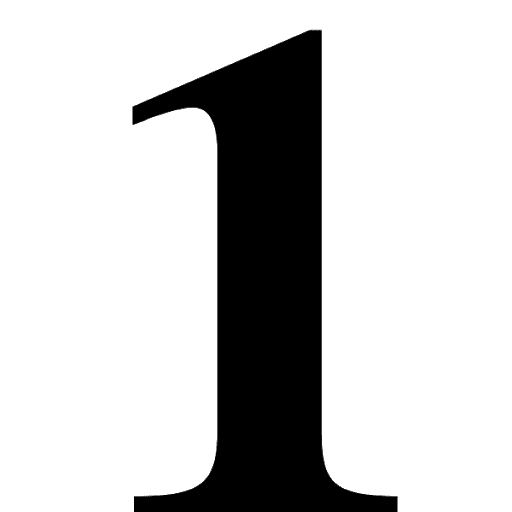
#> input picture UNO.png, 512 x 512 px
$ python LOGIC_PROJECT.py
#> lines starting #> are read from the running program, lines starting #| are printed output that depends on the picture; pictures that were not available may be replaced by others from this repository, and a replacement may not be noted
### Logic_Defenitions.py
from random import choice
##############################################################################
# Variables globales
##############################################################################

# Crea las letras minúsculas a-z
letrasProposicionales = [chr(x) for x in range(256, 289)]
#print(letrasProposicionales)
# inicializa la lista de interpretaciones
listaInterpsVerdaderas = []
# inicializa la lista de hojas
listaHojas = []

##############################################################################
# Definición de objeto tree y funciones de árboles
##############################################################################

class Tree(object):
    def __init__(self, label, left, right):
        self.label = label
        self.left = left
        self.right = right

def Inorder(f):
    # Imprime una formula como cadena dada una formula como arbol
    # Input: tree, que es una formula de logica proposicional
    # Output: string de la formula
	if f.right == None:
		return f.label
	elif f.label == '-':
		return f.label + Inorder(f.right)
	else:
		return "(" + Inorder(f.left) + f.label + Inorder(f.right) + ")"


def StringtoTree(A):
	conectivos = ['O', 'Y', '>']
	pila = []

	for c in A:
		if c in letrasProposicionales:
			pila.append(Tree(c, None, None))
		elif c == '-':
			formulaAux = Tree(c, None, pila[-1])
			del pila[-1]
			pila.append(formulaAux)
		elif c in conectivos:
			formulaAux = Tree(c, pila[-1], pila[-2])
			del pila[-1]
			del pila[-1]
			pila.append(formulaAux)
	return pila[-1]


def enFNC(A):
    assert(len(A)==4 or len(A)==7), u"Fórmula incorrecta!"
    B = ''
    p = A[0]
    if "-" in A:
        q = A[-1]
        B = "-"+p+"O-"+q+"Y"+p+"O"+q
    elif "Y" in A:
        q = A[3]
        r = A[5]
        B = q+"O-"+p+"Y"+r+"O-"+p+"Y-"+q+"O-"+r+"O"+p
    elif "O" in A:
        q = A[3]
        r = A[5]
        B = "-"+q+"O"+p+"Y-"+r+"O"+p+"Y"+q+"O"+r+"O-"+p
    elif ">" in A:
        q = A[3]
        r = A[5]
        B = q+"O"+p+"Y-"+r+"O"+p+"Y-"+q+"O"+r+"O-"+p
    else:
        print(u'Error enENC(): Fórmula incorrecta!')
    return B


def Tseitin(A, letrasProposicionalesA):
    letrasProposicionalesB = [chr(x) for x in range(290, 1200)]
    assert(not bool(set(letrasProposicionalesA) & set(letrasProposicionalesB))), u"¡Hay letras proposicionales en común!"
    atomos = letrasProposicionalesA + letrasProposicionalesB
    L = []
    pila = []
    i = -1
    s = A[0]

    while len(A) > 0:
        if s in atomos and len(pila) > 0 and pila[-1] == "-":
            i += 1
            atomo = letrasProposicionalesB[i]
            pila = pila[:-1]
            pila.append(atomo)
            L.append(atomo + "=" + "-" + s)
            A = A[1:]
            if len(A) > 0:
                s = A[0]
        elif s == ")":
            w = pila[-1]
            O = pila[-2]
            v = pila[-3]
            pila = pila[:len(pila) - 4]
            i += 1
            atomo = letrasProposicionalesB[i]
            L.append(atomo + "=" + "(" + v + O + w + ")")
            s = atomo
        else:
            pila.append(s)
            A = A[1:]
            if len(A) > 0:
                s = A[0]

    B = ""
    if i < 0:
        atomo = pila[-1]
    else:
        atomo = letrasProposicionalesB[i]

    for X in L:
        Y = enFNC(X)
        B += "Y" + Y

    B = atomo + B
    return B


def Clausula(C):
    L = []
    while len(C) > 0:
        s = C[0]
        if s == "O":
            C = C[1:]
        elif s == "-":
            literal = s + C[1]
            L.append(literal)
            C = C[2:]
        else:
            L.append(s)
            C = C[1:]
    return L

def formaClausal(A):
    L = []
    i = 0
    while len(A) > 0:
        if i >= len(A):
            L.append(Clausula(A))
            A = []
        else:
            if A[i] == "Y":
                L.append(Clausula(A[:i]))
                A = A[i + 1:]
                i = 0
            else:
                i += 1
    return L

# [34 lines of commented-out code are left out]


### DPLL.py
def unitPropagate(S,I):
    unitaria = False
    C = []
    while len(S)!=0:
        for x in S:
            if len(x)==1:
                l = x
                unitaria = True
                break
            elif len(x)==2 and x[0]=='-':
                l = x
                unitaria = True
                break
        if unitaria == True:
            C = S[:]
            count = 0
            for m in S:
                C[count]=m
                for c in range(len(m)):
                    if len(l) == 1:
                        if (m[c] == '-' and m[c+1] == l):
                            yolo = len(m)
                            C[count] = C[count].replace('-'+C[count][c+1],'')
                            #C[count] = C[count].replace(C[count][c],'')
                            if len(C[count])<yolo:
                                break
                        elif m[c] == l:
                            C.remove(C[count])
                            count-=1
                    elif len(l) == 2:
                        if m[c] == l[1]:
                            yolo = len(m)
                            C[count]= C[count].replace(C[count][c],'')
                            if len(C[count])<yolo:
                                break
                        elif m[c] == '-' and m[c+1] == l[1]:
                            C.remove(C[count])
                            count-=1
                            break
                count+=1
            S = C[:]
            if len(l) == 1:
                I[l[0]]=1
            elif len(l)==2:
                I[x[1]]=0
            unitaria=False
        else:
            break
    return S,I

def DPLL(S,I):
    S,I = unitPropagate(S,I)
    clau_vacia = ""
    if clau_vacia in S:
        return "Insatisfacible" ,{}
    elif len(S)==0:
        return "Satisfacible" ,I
    S2 = S[:]
    count = 0
    for m in S:
        S2[count] = m
        for c in range(len(m)):
            if m[c] not in I.keys():
                if m[c] != '-':
                    l = m[c]
                    break
        break
    for m in S:
        for c in range(len(m)):
            if len(l) == 1:
                if (m[c] == '-' and m[c+1] == l):
                    yolo = len(m)
                    S2[count] = S2[count].replace('-'+S2[count][c+1],'')
                    if len(S2[count])<yolo:
                        break
                elif m[c] == l:
                    S2.remove(S2[count])
                    count-=1
        count+=1
    S = S2[:]
    if len(l) == 1:
        I[l]=1
    elif len(l)==2:
        I[l]=0

    #if DPLL(S2,I)== ("Satisfacible",I):
        #return "Satisfacible",I
    S,I = unitPropagate(S,I)
    if len(S)==0:
        return "Satisfacible" ,I
    else:
        S3 = S2[:]
        count = 0
        for m in S:
            S3[count] = m
            for c in range(len(m)):
                if m[c] not in I.keys():
                    if m[c] != '-':
                        l = m[c]
                        break
            break
        for m in S:
            S3[count] = m
            for c in range(len(m)):
                if len(l)==1:
                    if m[c] == l:

                        yolo = len(m)
                        S3[count] = S3[count].replace(S3[count][c],'')
                        if len(S3[count])<yolo:
                            break
                    elif (m[c] == '-' and m[c+1] == l):
                        S3.remove(S3[count])
                        count-=1
                        break
            count+=1
        S = S3[:]
        if len(l)==1:
            I[l]=0
        elif len(l)==2:
            I[l]=1
        return DPLL(S3,I)

### Visualizacion_Cuadrado_Magico.py
#-*-coding: utf-8-*-

# Visualizacion de tableros de ajedrez 3x3 a partir de
# una lista de literales. Cada literal representa una casilla con el numero que se debe encontrar ahí;

# Salida: archivo tablero_%i.png, donde %i es un número natural

#################
# importando paquetes para dibujar
print("Importando paquetes...")
import matplotlib
matplotlib.use('Agg')
import matplotlib.pyplot as plt
import matplotlib.patches as patches
from matplotlib.offsetbox import AnnotationBbox, OffsetImage
print("Listo!")

def dibujar_tablero(f, n):
    # Visualiza un tablero dada una formula f
    # Input:
    #   - f, un diccionario de literales
    #   - n, un numero de identificacion del archivo
    # Output:
    #   - archivo de imagen tablero_n.png

    # Inicializo el plano que contiene la figura
    fig, axes = plt.subplots()
    axes.get_xaxis().set_visible(False)
    axes.get_yaxis().set_visible(False)

    # Dibujo el tablero
    step = 1./3
    tangulos = []
    # Creo los cuadrados claros en el tablero
    tangulos.append(patches.Rectangle(\
                                    (0, step), \
                                    step, \
                                    step,\
                                    facecolor='white')\
                                    )
    tangulos.append(patches.Rectangle(*[(step, 0), step, step],\
            facecolor='white'))
    tangulos.append(patches.Rectangle(*[(2 * step, step), step, step],\
            facecolor='white'))
    tangulos.append(patches.Rectangle(*[(step, 2 * step), step, step],\
            facecolor='white'))
    # Creo los cuadrados oscuros en el tablero
    tangulos.append(patches.Rectangle(*[(2 * step, 2 * step), step, step],\
            facecolor='white'))
    tangulos.append(patches.Rectangle(*[(0, 2 * step), step, step],\
            facecolor='white'))
    tangulos.append(patches.Rectangle(*[(2 * step, 0), step, step],\
            facecolor='white'))
    tangulos.append(patches.Rectangle(*[(step, step), step, step],\
            facecolor='white'))
    tangulos.append(patches.Rectangle(*[(0, 0), step, step],\
            facecolor='white'))

    # Creo las líneas del tablero
    for j in range(3):
        locacion = j * step
        # Crea linea horizontal en el rectangulo
        tangulos.append(patches.Rectangle(*[(0, step + locacion), 1, 0.005],\
                facecolor='black'))
        # Crea linea vertical en el rectangulo
        tangulos.append(patches.Rectangle(*[(step + locacion, 0), 0.005, 1],\
                facecolor='black'))

    for t in tangulos:
        axes.add_patch(t)

    # Cargando imagenes con los numeros 1-9
    arr_img = plt.imread("UNO.png", format='png')
    imagebox1 = OffsetImage(arr_img, zoom=0.05)
    imagebox1.image.axes = axes

    arr_img = plt.imread("DOS.png", format='png')
    imagebox2 = OffsetImage(arr_img, zoom=0.06)
    imagebox2.image.axes = axes

    arr_img = plt.imread("TRES.png", format='png')
    imagebox3 = OffsetImage(arr_img, zoom=0.05)
    imagebox3.image.axes = axes

    arr_img = plt.imread("CUATRO.png", format='png')
    imagebox4 = OffsetImage(arr_img, zoom=0.1)
    imagebox4.image.axes = axes

    arr_img = plt.imread("CINCO.png", format='png')
    imagebox5 = OffsetImage(arr_img, zoom=0.04)
    imagebox5.image.axes = axes

    arr_img = plt.imread("SEIS.png", format='png')
    imagebox6 = OffsetImage(arr_img, zoom=0.03)
    imagebox6.image.axes = axes

    arr_img = plt.imread("SIETE.png", format='png')
    imagebox7 = OffsetImage(arr_img, zoom=0.03)
    imagebox7.image.axes = axes

    arr_img = plt.imread("OCHO.png", format='png')
    imagebox8 = OffsetImage(arr_img, zoom=0.04)
    imagebox8.image.axes = axes

    arr_img = plt.imread("NUEVE.png", format='png')
    imagebox9 = OffsetImage(arr_img, zoom=0.05)
    imagebox9.image.axes = axes


    # Creando las direcciones en la imagen de acuerdo a literal
    direcciones = {}
    direcciones[1] = [0.165, 0.835]
    direcciones[2] = [0.5, 0.835]
    direcciones[3] = [0.835, 0.835]
    direcciones[4] = [0.165, 0.5]
    direcciones[5] = [0.5, 0.5]
    direcciones[6] = [0.835, 0.5]
    direcciones[7] = [0.165, 0.165]
    direcciones[8] = [0.5, 0.165]
    direcciones[9] = [0.835, 0.165]

    direcciones[10] = [0.165, 0.835]
    direcciones[11] = [0.5, 0.835]
    direcciones[12] = [0.835, 0.835]
    direcciones[13] = [0.165, 0.5]
    direcciones[14] = [0.835, 0.5]
    direcciones[15] = [0.165, 0.165]
    direcciones[16] = [0.5, 0.165]
    direcciones[17] = [0.835, 0.165]

    direcciones[18] = [0.165, 0.835]
    direcciones[19] = [0.5, 0.835]
    direcciones[20] = [0.835, 0.835]
    direcciones[21] = [0.165, 0.5]
    direcciones[22] = [0.835, 0.5]
    direcciones[23] = [0.165, 0.165]
    direcciones[24] = [0.5, 0.165]
    direcciones[25] = [0.835, 0.165]

    direcciones[26] = [0.165, 0.835]
    direcciones[27] = [0.5, 0.835]
    direcciones[28] = [0.835, 0.835]
    direcciones[29] = [0.165, 0.5]
    direcciones[30] = [0.835, 0.5]
    direcciones[31] = [0.165, 0.165]
    direcciones[32] = [0.5, 0.165]
    direcciones[33] = [0.835, 0.165]


    for l in f:
        if f['Ā'] == 1:
            ab = AnnotationBbox(imagebox1, direcciones[int(2)], frameon=False)
            axes.add_artist(ab)
        if f['ā'] == 1:
            ab = AnnotationBbox(imagebox3, direcciones[int(2)], frameon=False)
            axes.add_artist(ab)
        if f['Ă'] == 1:
            ab = AnnotationBbox(imagebox7, direcciones[int(2)], frameon=False)
            axes.add_artist(ab)
        if f['ă'] == 1:
            ab = AnnotationBbox(imagebox9, direcciones[int(2)], frameon=False)
            axes.add_artist(ab)

        if f['Ą'] == 1:
            ab = AnnotationBbox(imagebox1, direcciones[int(4)], frameon=False)
            axes.add_artist(ab)
        if f['ą'] == 1:
            ab = AnnotationBbox(imagebox3, direcciones[int(4)], frameon=False)
            axes.add_artist(ab)
        if f['Ć'] == 1:
            ab = AnnotationBbox(imagebox7, direcciones[int(4)], frameon=False)
            axes.add_artist(ab)
        if f['ć'] == 1:
            ab = AnnotationBbox(imagebox9, direcciones[int(4)], frameon=False)
            axes.add_artist(ab)

        if f['Ĉ'] == 1:
            ab = AnnotationBbox(imagebox1, direcciones[int(6)], frameon=False)
            axes.add_artist(ab)
        if f['ĉ'] == 1:
            ab = AnnotationBbox(imagebox3, direcciones[int(6)], frameon=False)
            axes.add_artist(ab)
        if f['Ċ'] == 1:
            ab = AnnotationBbox(imagebox7, direcciones[int(6)], frameon=False)
            axes.add_artist(ab)
        if f['ċ'] == 1:
            ab = AnnotationBbox(imagebox9, direcciones[int(6)], frameon=False)
            axes.add_artist(ab)

        if f['Č'] == 1:
            ab = AnnotationBbox(imagebox1, direcciones[int(8)], frameon=False)
            axes.add_artist(ab)
        if f['č'] == 1:
            ab = AnnotationBbox(imagebox3, direcciones[int(8)], frameon=False)
            axes.add_artist(ab)
        if f['Ď'] == 1:
            ab = AnnotationBbox(imagebox7, direcciones[int(8)], frameon=False)
            axes.add_artist(ab)
        if f['ď'] == 1:
            ab = AnnotationBbox(imagebox9, direcciones[int(8)], frameon=False)
            axes.add_artist(ab)

        if f['Ġ'] == 1:
            ab = AnnotationBbox(imagebox5, direcciones[int(5)], frameon=False)
            axes.add_artist(ab)

        if f['Đ'] == 1:
            ab = AnnotationBbox(imagebox2, direcciones[int(1)], frameon=False)
            axes.add_artist(ab)
        if f['đ'] == 1:
            ab = AnnotationBbox(imagebox4, direcciones[int(1)], frameon=False)
            axes.add_artist(ab)
        if f['Ē'] == 1:
            ab = AnnotationBbox(imagebox6, direcciones[int(1)], frameon=False)
            axes.add_artist(ab)
        if f['ē'] == 1:
            ab = AnnotationBbox(imagebox8, direcciones[int(1)], frameon=False)
            axes.add_artist(ab)

        if f['Ĕ'] == 1:
            ab = AnnotationBbox(imagebox2, direcciones[int(3)], frameon=False)
            axes.add_artist(ab)
        if f['ĕ'] == 1:
            ab = AnnotationBbox(imagebox4, direcciones[int(3)], frameon=False)
            axes.add_artist(ab)
        if f['Ė'] == 1:
            ab = AnnotationBbox(imagebox6, direcciones[int(3)], frameon=False)
            axes.add_artist(ab)
        if f['ė'] == 1:
            ab = AnnotationBbox(imagebox8, direcciones[int(3)], frameon=False)
            axes.add_artist(ab)

        if f['Ę'] == 1:
            ab = AnnotationBbox(imagebox2, direcciones[int(7)], frameon=False)
            axes.add_artist(ab)
        if f['ę'] == 1:
            ab = AnnotationBbox(imagebox4, direcciones[int(7)], frameon=False)
            axes.add_artist(ab)
        if f['Ě'] == 1:
            ab = AnnotationBbox(imagebox6, direcciones[int(7)], frameon=False)
            axes.add_artist(ab)
        if f['ě'] == 1:
            ab = AnnotationBbox(imagebox8, direcciones[int(7)], frameon=False)
            axes.add_artist(ab)

        if f['Ĝ'] == 1:
            ab = AnnotationBbox(imagebox2, direcciones[int(9)], frameon=False)
            axes.add_artist(ab)
        if f['ĝ'] == 1:
            ab = AnnotationBbox(imagebox4, direcciones[int(9)], frameon=False)
            axes.add_artist(ab)
        if f['Ğ'] == 1:
            ab = AnnotationBbox(imagebox6, direcciones[int(9)], frameon=False)
            axes.add_artist(ab)
        if f['ğ'] == 1:
            ab = AnnotationBbox(imagebox8, direcciones[int(9)], frameon=False)
            axes.add_artist(ab)

    #plt.show()
    fig.savefig("tablero_" + str(n) + ".png")

Ā = 1
Ą = 2
Ĉ = 3
Č = 4
ā = 6
ą = 7
ĉ = 8
č = 9
Ă = 10
Ć = 11
Ċ = 12
Ď = 13
ă = 14
ć = 15
ċ = 16
ď = 17

Ġ = 5

Đ = 18
Ĕ = 19
Ę = 20
Ĝ = 21
đ = 22
ĕ = 23
ę = 24
ĝ = 25
Ē = 26
Ė = 27
Ě = 28
Ğ = 29
ē = 30
ė = 31
ě = 32
ğ = 33

plt.close("all")

### LOGIC_PROJECT.py
#Codigo Realizado por:
    # Nicolas Otero
    # Santiago Alvarez Barbosa

print("Importando paquetes...")
import Logic_Defenitions as ld
import DPLL as dpll
import Visualizacion_Cuadrado_Magico as vcm
print("Importacion exitosa!")
print("\n")

letrasProposicionales = [chr(x) for x in range(256, 289)]
conectoresBinarios = ["O", "Y", ">", "<->"]
negacion = ["-"]

interps = []
aux = {}

print("Estaremos trabajando con estas Letras proposicionales: ", letrasProposicionales)

#A continuacion se encuentran la representacion de las reglas mediante logica proposicional

#R1: En cada casilla debe haber un solo numero
a1 = "Đđ-Ē-ē-YYYĐ-đĒ-ē-YYYĐ-đ-Ēē-YYYĐ-đ-Ē-ēYYYOOO"
a2 = "ăĂ-ā-Ā-YYYă-Ăā-Ā-YYYă-Ă-āĀ-YYYă-Ă-ā-ĀYYYOOO"
a3 = "Ĕĕ-Ė-ė-YYYĔ-ĕĖ-ė-YYYĔ-ĕ-Ėė-YYYĔ-ĕ-Ė-ėYYYOOO"
a4 = "ćĆ-ą-Ą-YYYć-Ćą-Ą-YYYć-Ć-ąĄ-YYYć-Ć-ą-ĄYYYOOO"
a5 = "Ġ"
a6 = "ċĊ-ĉ-Ĉ-YYYċ-Ċĉ-Ĉ-YYYċ-Ċ-ĉĈ-YYYċ-Ċ-ĉ-ĈYYYOOO"
a7 = "Ęę-Ě-ě-YYYĘ-ęĚ-ě-YYYĘ-ę-Ěě-YYYĘę-Ě-ěYYYOOO"
a8 = "Ď-č-Č-YYYď-Ďč-Č-YYYď-Ď-čČ-YYYď-Ď-č-ČYYYOOO"
a9 = "Ĝĝ-Ğ-ğ-YYYĜ-ĝĞ-ğ-YYYĜ-ĝ-Ğğ-YYYĜ-ĝ-Ğ-ğYYYOOO"

Regla_1 = "Ğ-ĝ-Ĝ-ğYYYğ-ĝ-Ĝ-ĞYYYğ-Ğ-Ĝ-ĝYYYğ-Ğ-ĝ-ĜYYYOOOĎ-č-Č-ďYYYď-č-Č-ĎYYYď-Ď-Č-čYYYď-Ď-č-ČYYYOOOĚ-ę-Ę-ěYYYě-ę-Ę-ĚYYYě-Ě-Ę-ęYYYě-Ě-ę-ĘYYYOOOĊ-ĉ-Ĉ-ċYYYċ-ĉ-Ĉ-ĊYYYċ-Ċ-Ĉ-ĉYYYċ-Ċ-ĉ-ĈYYYOOOĠĆ-ą-Ą-ćYYYć-ą-Ą-ĆYYYć-Ć-Ą-ąYYYć-Ć-ą-ĄYYYOOOĖ-ĕ-Ĕ-ėYYYė-ĕ-Ĕ-ĖYYYė-Ė-Ĕ-ĕYYYė-Ė-ĕ-ĔYYYOOOĂ-ā-Ā-ăYYYă-ā-Ā-ĂYYYă-Ă-Ā-āYYYă-Ă-ā-ĀYYYOOOĒ-đ-Đ-ēYYYē-đ-Đ-ĒYYYē-Ē-Đ-đYYYē-Ē-đ-ĐYYYOOOYYYYYYYY"


#R2: No se pueden repetir numeros dentro de la matriz
b1 = "ğě-ė-ē-YYYğ-ěė-ē-YYYğ-ě-ėē-YYYğ-ě-ė-ēYYYOOO"
b2 = "ČĈ-Ą-Ā-YYYČ-ĈĄ-Ā-YYYČ-Ĉ-ĄĀ-YYYČ-Ĉ-Ą-ĀYYYOOO"
b3 = "ĜĘ-Ĕ-Đ-YYYĜ-ĘĔ-Đ-YYYĜ-Ę-ĔĐ-YYYĜ-Ę-Ĕ-ĐYYYOOO"
b4 = "čĉ-ą-ā-YYYč-ĉą-ā-YYYč-ĉ-ąā-YYYč-ĉ-ą-āYYYOOO"
b5 = "Ġ"
b6 = "ĝę-ĕ-đ-YYYĝ-ęĕ-đ-YYYĝ-ę-ĕđ-YYYĝ-ę-ĕ-đYYYOOO"
b7 = "ĎĊ-Ć-Ă-YYYĎ-ĊĆ-Ă-YYYĎ-Ċ-ĆĂ-YYYĎ-Ċ-Ć-ĂYYYOOO"
b8 = "ĞĚ-Ė-Ē-YYYĞ-ĚĖ-Ē-YYYĞ-Ě-ĖĒ-YYYĞ-Ě-Ė-ĒYYYOOO"
b9 = "ďċ-ć-ă-YYYď-ċć-ă-YYYď-ċ-ćă-YYYď-ċ-ć-ăYYYOOO"
Regla_2 = "ďċ-ć-ă-YYYď-ċć-ă-YYYď-ċ-ćă-YYYď-ċ-ć-ăYYYOOOĞĚ-Ė-Ē-YYYĞ-ĚĖ-Ē-YYYĞ-Ě-ĖĒ-YYYĞ-Ě-Ė-ĒYYYOOOĎĊ-Ć-Ă-YYYĎ-ĊĆ-Ă-YYYĎ-Ċ-ĆĂ-YYYĎ-Ċ-Ć-ĂYYYOOOĝę-ĕ-đ-YYYĝ-ęĕ-đ-YYYĝ-ę-ĕđ-YYYĝ-ę-ĕ-đYYYOOOĠčĉ-ą-ā-YYYč-ĉą-ā-YYYč-ĉ-ąā-YYYč-ĉ-ą-āYYYOOOĜĘ-Ĕ-Đ-YYYĜ-ĘĔ-Đ-YYYĜ-Ę-ĔĐ-YYYĜ-Ę-Ĕ-ĐYYYOOOČĈ-Ą-Ā-YYYČ-ĈĄ-Ā-YYYČ-Ĉ-ĄĀ-YYYČ-Ĉ-Ą-ĀYYYOOOğě-ė-ē-YYYğ-ěė-ē-YYYğ-ě-ėē-YYYğ-ě-ė-ēYYYOOOYYYYYYYY"


#R3: Cada fila, columna y diagonal debe sumar a 15
ms1 = "ĜďęĊĠąĖĀēYYYYYYYY"
ms2 = "ĜĎĚċĠĄĕāēYYYYYYYY"
ms3 = "ĝčěċĠĄĔĂĒYYYYYYYY"
ms4 = "ĞČěĊĠąĔăđYYYYYYYY"
ms5 = "ğČĚĉĠĆĕăĐYYYYYYYY"
ms6 = "ğčęĈĠćĖĂĐYYYYYYYY"
ms7 = "ĞĎĘĈĠćėāđYYYYYYYY"
ms8 = "ĝďĘĉĠĆėĀĒYYYYYYYY"
Regla_3 = "ĝďĘĉĠĆėĀĒYYYYYYYYĞĎĘĈĠćėāđYYYYYYYYğčęĈĠćĖĂĐYYYYYYYYğČĚĉĠĆĕăĐYYYYYYYYĞČěĊĠąĔăđYYYYYYYYĝčěċĠĄĔĂĒYYYYYYYYĜĎĚċĠĄĕāēYYYYYYYYĜďęĊĠąĖĀēYYYYYYYYOOOOOOO"


#La combinacion de todas las reglas:
Regla_max = Regla_1 + Regla_2 + Regla_3 + "YY"

#El proceso para encontrar que interpretacion hace nuestra regla max satisfasible
arbol = ld.StringtoTree(Regla_max)
formula = ld.Inorder(arbol)
print("La formaula en modo inorder es: ", formula)
print("\n")
tseitin = ld.Tseitin(formula, letrasProposicionales)
causal = ld.formaClausal(tseitin)
copy = causal[:]
count=0
for x in copy:
    copy[count] = ''
    for y in x:
       copy[count]  = copy[count] + y
    count+=1
Dpll = dpll.DPLL(copy,{})
print("DPLL DONE!")
print(Dpll)
interpretaciones = Dpll[1]
keys = interpretaciones.keys()
no_importa = [x for x in interpretaciones if x not in letrasProposicionales]
for key in[x for x in interpretaciones if x not in letrasProposicionales]: del interpretaciones[key]
print("\n")
print("Interpretaciones que nos importan! ", interpretaciones)

vcm.dibujar_tablero(interpretaciones, 1)
#> in dibujar_tablero, arr_img is the input picture: shape (512, 512, 4) float32; mean R, G, B, A 0.22, 0.346, 0.235, 0.207
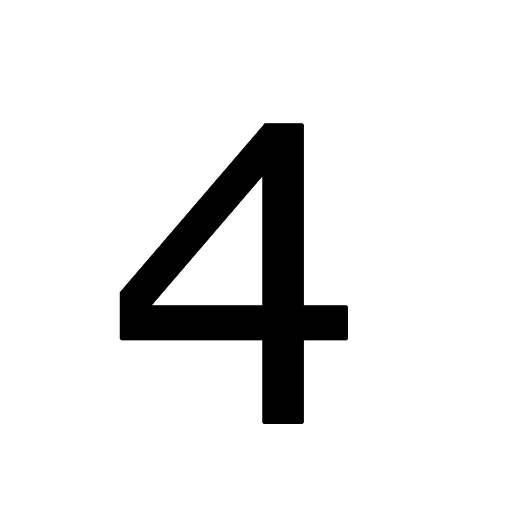
#> input picture CUATRO.png, 512 x 512 px, given in place of TRES.png, which was not available
#> in dibujar_tablero, arr_img is the input picture: shape (512, 512, 4) float32; mean R, G, B, A 0, 0, 0, 0.0979
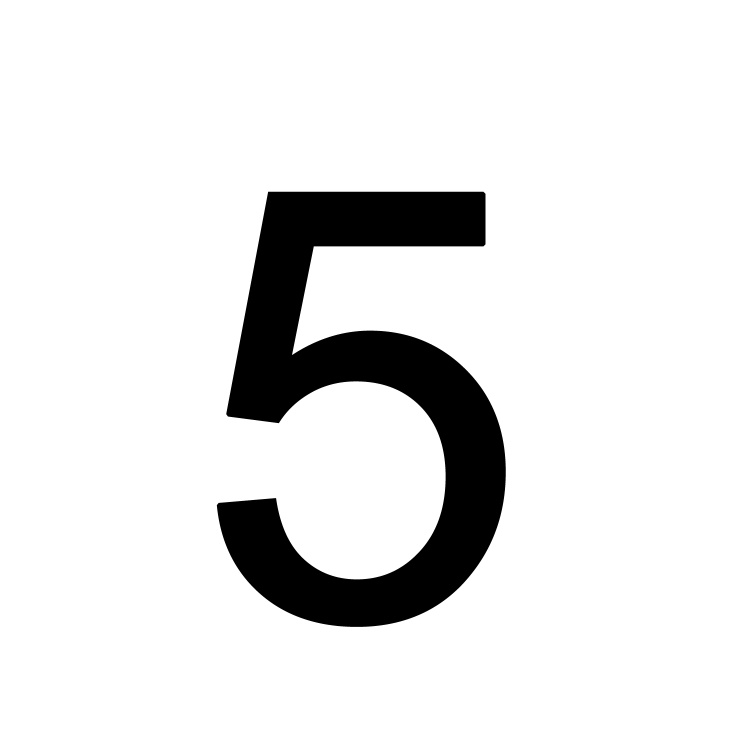
#> input picture CINCO.png, 1500 x 1500 px (shown at 1/2 size)
#> in dibujar_tablero, arr_img is the input picture: shape (1500, 1500, 4) float32; mean R, G, B, A 0.586, 0.586, 0.586, 0.0991
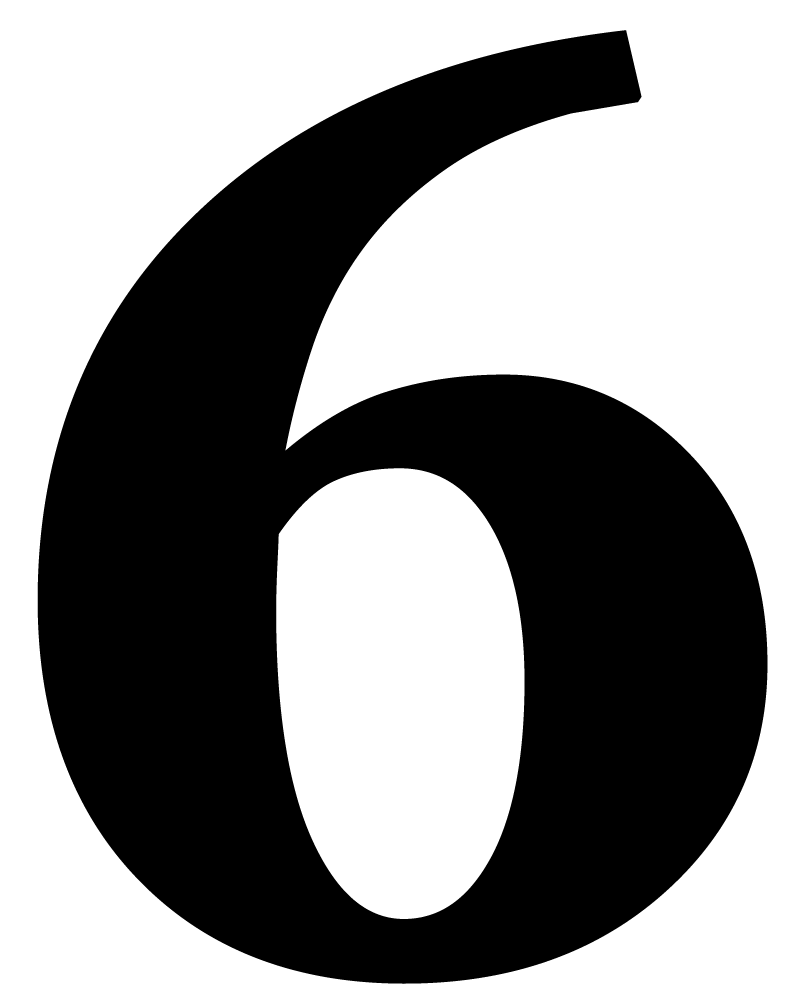
#> input picture SEIS.png, 800 x 1000 px
#> in dibujar_tablero, arr_img is the input picture: shape (1000, 800, 4) float32; mean R, G, B, A 0, 0, 0, 0.436
#> (the run stopped early here; a loop or call above may not have finished)
